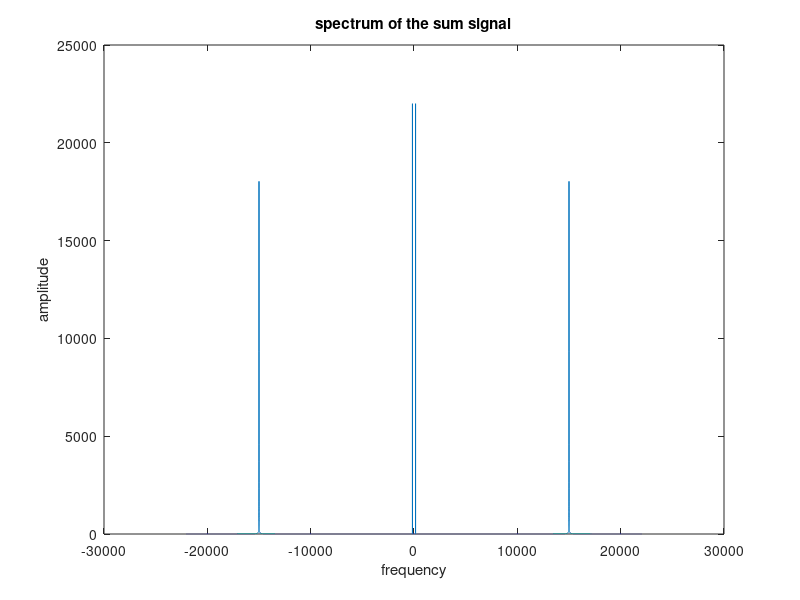

Here is the MATLAB script that generated this plot:
n=[0:44000];
fs=44000;
Sina=sin(2*pi*150.*n/fs); % Sinus signal of 30 Hz sampled at 44000 Hz
t=linspace (0,1,44001);   % time graph
xlabel('t time');
ylabel('Sina'); title('graphic of bass sound')
Sinb=sin(2*pi*15000.*n/fs);

soundsc (Sina, 44000) ;  % bass sound
soundsc (Sinb, 44000) ;  %treble sound
Sina_spec=fft(Sina);    %FFT fast fourier transform
f=linspace(-22000, 22000,44001); % The range -fs/2,+fs/2 was chosen to make the FT symmetrical.
plot (f,abs(fftshift (Sina_spec))); %fftshift shifts the 0-2pi range to the -pi,+pi range.
Sinb_spec=fft (Sinb);
plot (f,abs(fftshift (Sinb_spec)));

%to sum signals
SumSignal=Sina+Sinb;
sound (SumSignal, 44000) ;
SumSignal_spec=fft (SumSignal);
plot(f,abs(fftshift (SumSignal_spec))) ;title('spectrum of the sum signal');
xlabel ('frequency') ;ylabel ('amplitude');